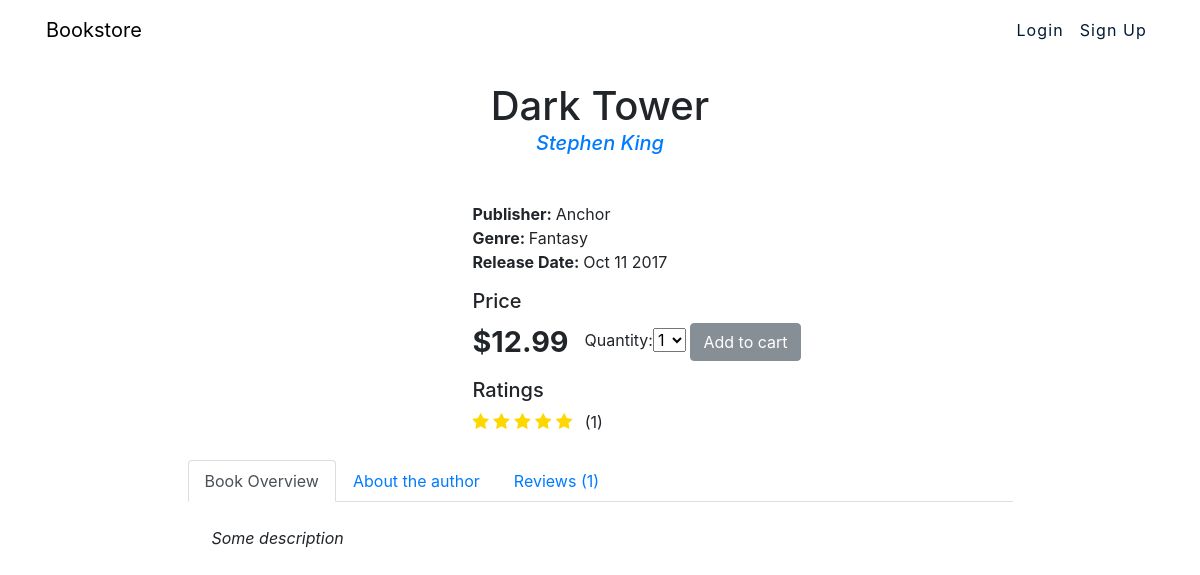
Page /books/3/ on the committed database.
### books/models.py (models this page shows, shortened)
class Book(models.Model):
    title = models.CharField(max_length=100)
    author = models.ManyToManyField(Author)
    cover_url = models.CharField(max_length=200)
    description = models.TextField()
    genre = models.ManyToManyField(Genre)
    price = models.FloatField()
    publisher = models.CharField(max_length=100)
    release_date = models.DateTimeField('publishing date')
    class Meta:
        ordering = ['title']

class Author(models.Model):
    name = models.CharField(max_length=100)
    bio = models.TextField()

class Genre(models.Model):
    name = models.CharField(max_length=200)
    class Meta:
        ordering = ['name']

### books/views.py (the view)
# urls.py: url(r'(?P<book_id>[0-9]+)/$', views.book_detail, name='detail'),
def book_detail(request, book_id):
    try:
        book = Book.objects.get(pk=book_id)
        cart_book_form = CartAddBookForm()
        reviews = book.review_set.all().order_by('-created_at')
        reviews_count = book.review_set.count()
        avg_rating = book.review_set.aggregate(Avg('rating'))['rating__avg']
        rating_count = book.review_set.aggregate(
            Count('rating'))['rating__count']
        if rating_count > 0:
            range_pos = int(math.floor(avg_rating))
            rating_filled = range(range_pos)
            rating_empty = range(5 - range_pos)
        else:
            rating_filled = None
            rating_empty = None
        review_allowed = can_review_book(request, book)
        templ_context = {
            'book': book,
            'cart_book_form': cart_book_form,
            'review_objs': get_review_stats(reviews),
            'reviews_count': reviews_count,
            'rating_filled': rating_filled,
            'rating_empty': rating_empty,
            'avg_rating': avg_rating,
            'rating_count': rating_count,
            'review_allowed': review_allowed
        }
    except Book.DoesNotExist:
        raise Http404("Book does not exist")
    return render(request, 'book_detail.html', templ_context)

### carts/forms.py
class CartAddBookForm(forms.Form):
    quantity = forms.TypedChoiceField(choices=PRODUCT_QUANTITY_CHOICES,
                                      coerce=int)
    update = forms.BooleanField(required=False,
                                initial=False,
                                widget=forms.HiddenInput)

### books/views.py (called while the page is built)
def can_review_book(request, book):
    if request.user.is_authenticated:
        user = request.user
        try:
            purchases = Purchase.objects.filter(user=user, book=book)
            return len(purchases) > 0
        except Purchase.DoesNotExist:
            print("purchase not found")
            return False
    else:
        return False

def get_review_stats(reviews):
    aggs = []
    for review in reviews:
        if review.rating == None:
            aggs.append((review, None))
        else:
            aggs.append((review, {
                "filled": range(review.rating),
                "empty": range(5 - review.rating)
            }))
    return aggs

### books/templates/book_detail.html (shortened to what this page needs)
{% extends "layout.html" %}
{% load static %}
{% block content %}
<div id="detailsApp" class="container pt-4 pb-4">
    <h1 class="text-center mb-1"> {{ book.title }} </h1>
    <h5 class="text-center mb-5"> {% for author in book.author.all|slice:"1" %}
        <a class="author" href="{% url 'books:author_books' author.id %}"><em>{{ author.name }}</em></a> {% endfor %}
    </h5>
    <div class="row justify-content-md-center">
        <div class="col-sm-3 mb-2">
        </div>
        <div class="col-sm-6">
            <p>
                <strong>Publisher: </strong>{{ book.publisher }} <br/>
                <strong>Genre: {% for genre in book.genre.all|slice:"1" %} </strong>{{ genre.name }} <br/> {% endfor %}
                <strong>Release Date: </strong>{{ book.release_date|date:"M d Y" }} <br/>
            </p>
            <div class="price mb-3">
                <h5>Price</h5>
                <div class="d-flex align-items-center">
                    <span class="mr-3">${{ book.price }} </span>
                    <form action="{% url "carts:add" book.id %}" method="post">
                      {{ cart_book_form }}
                      <input class="btn btn-secondary" type="submit" value="Add to cart">
                    </form>
                </div>
            </div>
            <h5>Ratings</h5>
            <div class="rating">
                {% if rating_count > 0 %}
                    {% for _ in rating_filled %}
                        <span class="star"><i class="fa fa-star"></i></span>
                    {% endfor %}
                    <span class="ml-2">({{ rating_count }})</span>
                {% else %}
                    <span>No ratings yet</span>
                {% endif %}
            </div>
        </div>
    </div>
    <div class="row justify-content-md-center mt-4">
        <div class="col-sm-9 tab-panels">
            <ul class="tabs nav nav-tabs">
                <li class="nav-item">
                    <a class="nav-link active" rel="panel1" href="#">Book Overview</a>
                </li>
                <li class="nav-item">
                    <a  class="nav-link" rel="panel2" href="#">About the author</a>
                </li>
                <li class="nav-item">
                    <a  class="nav-link" rel="panel3" href="#">Reviews ({{reviews_count}})</a>
                </li>
            </ul>
            <div id="panel1" class="col-xs-12 p-4 panel active">
                <em> {{ book.description }} </em>
            </div>
        </div>
    </div>
</div>
{% endblock %}

### assets/css/styles.css (style rules this page uses)
.tab-panels .panel { display: none; }
.tab-panels .panel.active { display: block; }
.tab-panels .panel > em { white-space: pre-line; }
.rating .star { font-size: 1.1em; color: gold; }
.price span { font-size: 1.8em; font-weight: bold; }

### rows in the picture
Book: title "Dark Tower", publisher "Anchor", release_date "Oct 11 2017", price "12.99", description "Some description"
Author: name "Stephen King"
Genre: name "Fantasy"

### other values in the picture
{{ rating_count }} "1"
{{ reviews_count }} "1"
